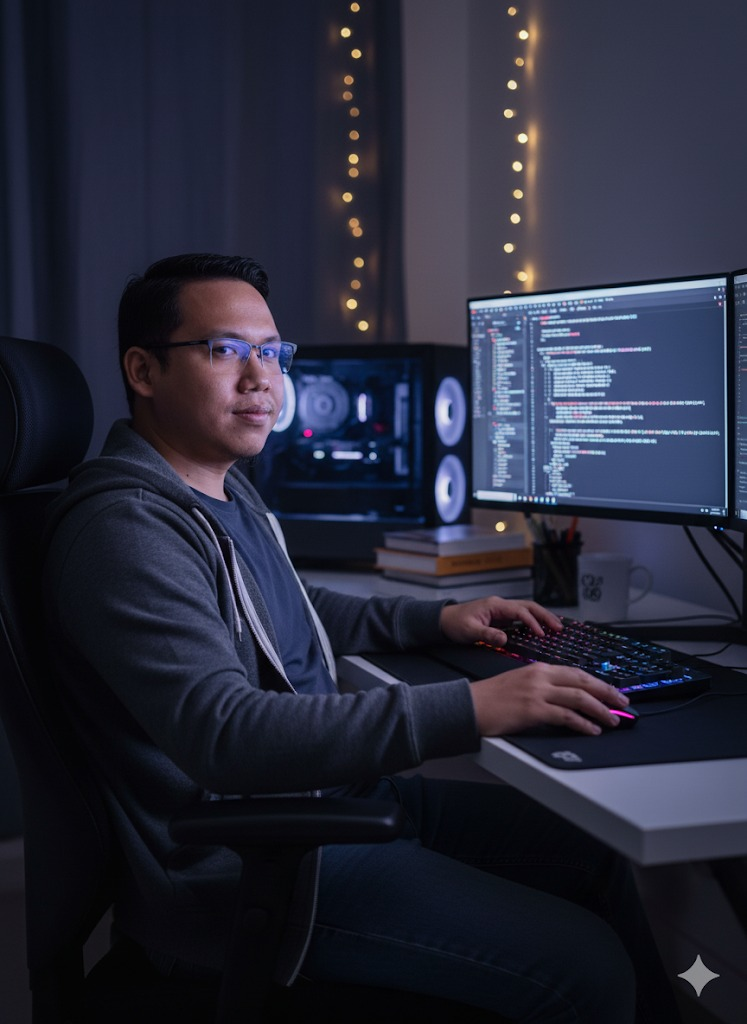
#> input picture face.jpg, 747 x 1024 px
$ python generate_ascii.py
#> lines starting #> are read from the running program, lines starting #| are printed output that depends on the picture
"""
Convert face.jpg to high-resolution ASCII art for SVG header.
Uses more characters for finer detail gradation.
"""
from PIL import Image
import sys

# Extended ASCII chars from darkest to lightest (more gradation = more detail)
ASCII_CHARS_EXTENDED = "@%#W$9876543210?!abc;:+=-,._ "

def image_to_ascii(image_path, width=96, height=66):
    """Convert image to ASCII art with specified dimensions."""
#> called with image_path = 'face.jpg', width = 96, height = 66
    img = Image.open(image_path)
#> img is the input picture: PIL image 747x1024 RGB; mean R, G, B 39.1, 40.9, 56.5

    # Crop to focus more on the face/upper body area
    w, h = img.size
#> w = 747; h = 1024
    # Focus on the upper 75% where the face is
    crop_top = int(h * 0.0)
#> crop_top = 0
    crop_bottom = int(h * 0.82)
#> crop_bottom = 839
    crop_left = int(w * 0.08)
#> crop_left = 59
    crop_right = int(w * 0.92)
#> crop_right = 687
    img = img.crop((crop_left, crop_top, crop_right, crop_bottom))
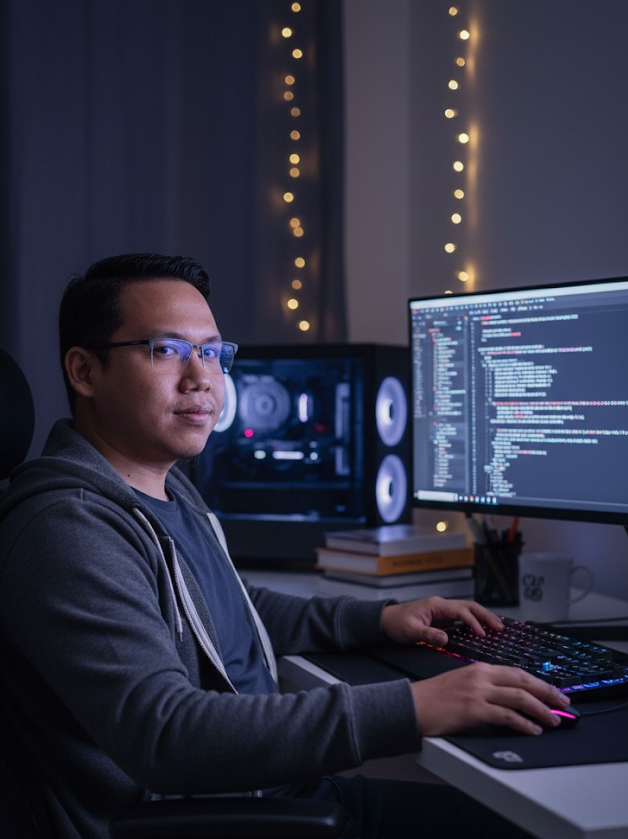
#> img: PIL image 628x839 RGB; mean R, G, B 48.2, 49.5, 67.5

    # Resize with aspect ratio correction (characters are taller than wide)
    img = img.resize((width, height), Image.LANCZOS)
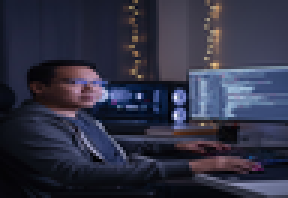
#> img: PIL image 96x66 RGB (shown 3 times larger); mean R, G, B 48.2, 49.5, 67.5

    # Convert to grayscale
    img = img.convert('L')
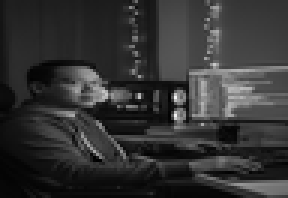
#> img: PIL image 96x66 L (shown 3 times larger); min 0, max 243, mean 51.2

    # Enhance contrast
    from PIL import ImageEnhance
    enhancer = ImageEnhance.Contrast(img)
    img = enhancer.enhance(1.4)
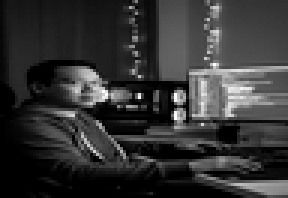
#> img: PIL image 96x66 L (shown 3 times larger); min 0, max 255, mean 51.8

    # Enhance sharpness
    enhancer = ImageEnhance.Sharpness(img)
    img = enhancer.enhance(1.5)

    pixels = list(img.getdata())
#> pixels = 6336 values, max 255 at index 2087, min 0 at index 237, mean 51.99

    ascii_lines = []
    for i in range(0, len(pixels), width):
        row = pixels[i:i+width]
        line = ""
        for pixel in row:
            # Map pixel value (0-255) to ASCII character
            idx = int(pixel / 255 * (len(ASCII_CHARS_EXTENDED) - 1))
            line += ASCII_CHARS_EXTENDED[idx]
        ascii_lines.append(line)
#> this loop made 66 passes
#> i on passes 2 to 13: 96, 192, 288, 384, 480, 576, 672, 768, 864, 960, 1056, 1152
#> after the loop, ascii_lines = 66 items

    return ascii_lines

if __name__ == "__main__":
    ascii_lines = image_to_ascii("face.jpg", width=96, height=66)
#> ascii_lines = 66 items

    # Output the ASCII art
    for line in ascii_lines:
        print(line)
#> this loop made 66 passes
#| @%###########%##############%%%%%%%%%%%%#%#@70#%%@%%$7777777777888895077568888999999999999999999
#| @%###########%##############%%%%%%%###%###%@%#%%@@%%$67766667678888962W7058889889999999999999999
#| @%###########%##################%########89+1@%#%@%%$6666666667888889$;--17788888988999999999999
#| @%#######################################$$W$7#W%@%%$666666666788888885?c37788888888888889999999
#| @%#########################################@$c$$#@%%$666666665678888850?!67788888888888888888999
#| @%#############WW########WW#############WWW$$@%W%@%%$566655555677888983a!77788888888888888888889
#| @%##WW##WW#W###WWW####W##WWW###########WW$$50#%#%@%%$5655555556777790-85367778888888888888888888
#| @%##WW#W#W#WW##WW###WWWW#WWW###########WW$$46@##%%%%W5555555556777789575567777888888888888888888
#> (further printed lines are left out)

    # Also save to file for SVG integration
    with open("ascii_output.txt", "w") as f:
        for line in ascii_lines:
            f.write(line + "\n")

    print(f"\n--- Generated {len(ascii_lines)} lines of {len(ascii_lines[0])} chars ---", file=sys.stderr)
